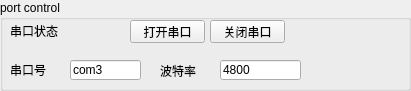
   <widget class="QGroupBox" name="groupBox_2">
    <property name="geometry">
     <rect>
      <x>370</x>
      <y>0</y>
      <width>411</width>
      <height>91</height>
     </rect>
    </property>
    <property name="title">
     <string>port control</string>
    </property>
    <widget class="QLineEdit" name="portName">
     <property name="geometry">
      <rect>
       <x>70</x>
       <y>60</y>
       <width>71</width>
       <height>20</height>
      </rect>
     </property>
     <property name="text">
      <string>com3</string>
     </property>
    </widget>
    <widget class="QLineEdit" name="portBaudRate">
     <property name="geometry">
      <rect>
       <x>220</x>
       <y>60</y>
       <width>81</width>
       <height>20</height>
      </rect>
     </property>
     <property name="text">
      <string>4800</string>
     </property>
    </widget>
    <widget class="QLabel" name="label_2">
     <property name="geometry">
      <rect>
       <x>10</x>
       <y>60</y>
       <width>61</width>
       <height>20</height>
      </rect>
     </property>
     <property name="text">
      <string>串口号</string>
     </property>
    </widget>
    <widget class="QLabel" name="label_3">
     <property name="geometry">
      <rect>
       <x>160</x>
       <y>60</y>
       <width>61</width>
       <height>21</height>
      </rect>
     </property>
     <property name="text">
      <string>波特率</string>
     </property>
    </widget>
    <widget class="QLabel" name="label_4">
     <property name="geometry">
      <rect>
       <x>10</x>
       <y>20</y>
       <width>81</width>
       <height>21</height>
      </rect>
     </property>
     <property name="text">
      <string>串口状态</string>
     </property>
    </widget>
    <widget class="QPushButton" name="portOpen">
     <property name="geometry">
      <rect>
       <x>130</x>
       <y>20</y>
       <width>75</width>
       <height>23</height>
      </rect>
     </property>
     <property name="text">
      <string>打开串口</string>
     </property>
    </widget>
    <widget class="QPushButton" name="portClose">
     <property name="geometry">
      <rect>
       <x>210</x>
       <y>20</y>
       <width>75</width>
       <height>23</height>
      </rect>
     </property>
     <property name="text">
      <string>关闭串口</string>
     </property>
    </widget>
    <widget class="QLabel" name="portStatus">
     <property name="geometry">
      <rect>
       <x>60</x>
       <y>20</y>
       <width>30</width>
       <height>16</height>
      </rect>
     </property>
     <property name="text">
      <string/>
     </property>
    </widget>
   </widget>
